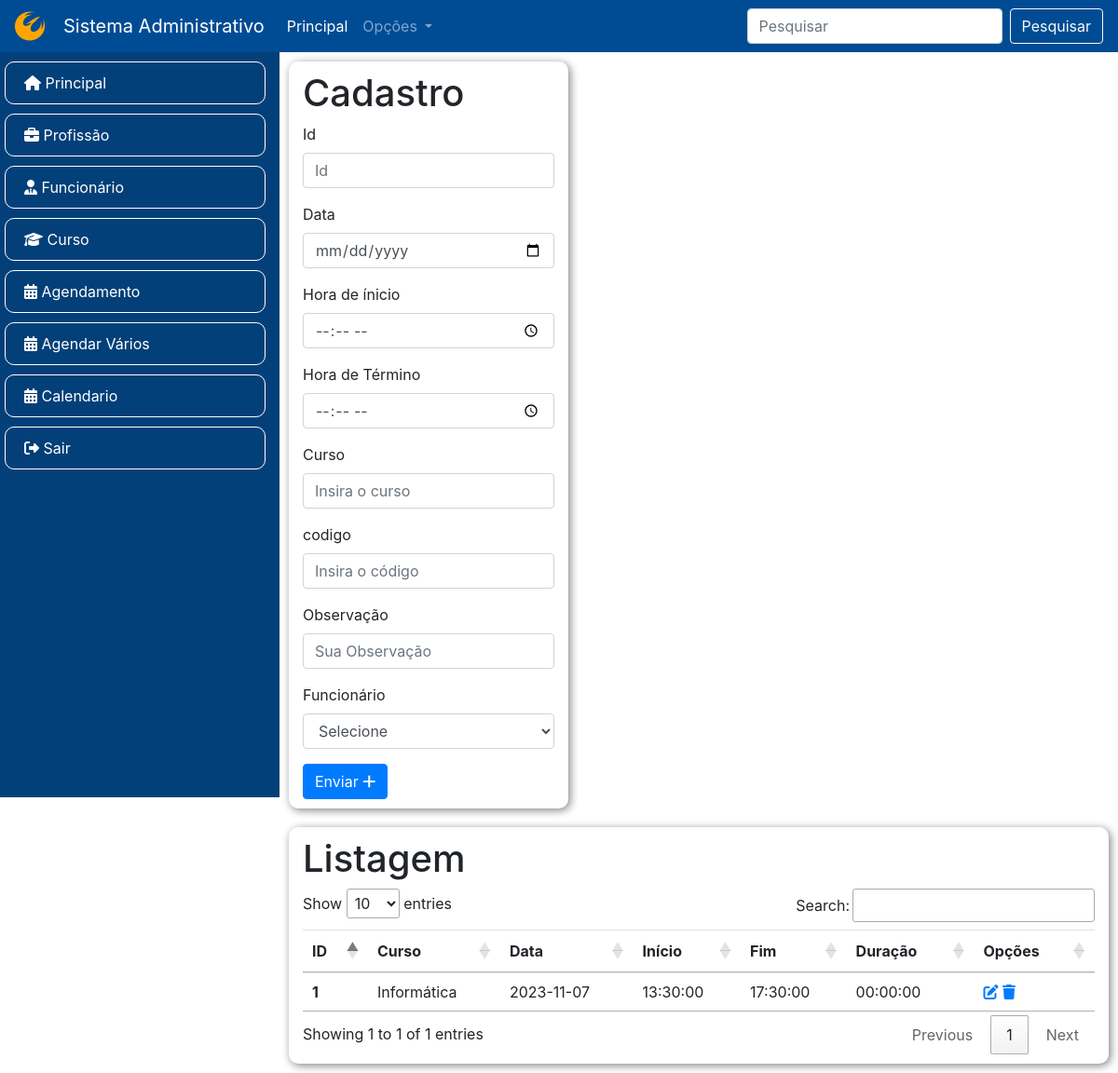
The app's page /sistemaAdministrativo/agenda.php (signed in) with its own data.
### tables this page shows
CREATE TABLE agenda (
    id INT PRIMARY KEY NOT NULL AUTO_INCREMENT,
    data DATE,
    hora_inicio TIME,
    hora_fim TIME,
    horas TIME,
    curso VARCHAR(255),
    codigo VARCHAR(45),
    obs TEXT,
    funcionario INT
);

### sistemaAdministrativo/agenda.php (the view, shortened to what this page needs)
<?php
    include 'conexao.php';
    $destino = "./agenda/inserir.php";
?>
<!DOCTYPE html>
<html lang="pt-br">
<head>
    <link rel="stylesheet" href="recursos/estilo.css">
    <link rel="stylesheet" href="https://cdnjs.cloudflare.com/ajax/libs/animate.css/4.1.1/animate.min.css" />
    <link rel="stylesheet" href="https://cdnjs.cloudflare.com/ajax/libs/font-awesome/6.4.2/css/all.min.css" />
    <link rel="stylesheet" href="https://stackpath.bootstrapcdn.com/bootstrap/4.1.3/css/bootstrap.min.css">
    <link rel="stylesheet" href="https://cdn.datatables.net/1.13.6/css/jquery.dataTables.css" />
</head>
<body>
    <?php include('nav.php'); ?>
    <div class="container-fluid">
        <div class="row">
            <div class="col-md-3 menu animate__animated animate__fadeInLeft">
                <?php include 'menu.php'; ?>
            </div>
            <div class="col-md-9">
                <div class="row">
                    <div class="col-md-4 cartao">
                        <h1> Cadastro </h1>
                        <form action="<?=$destino; ?>" method="POST">
                            <div class="form-group">
                                <label> Id </label>
                                <input name="id" type="text" value="<?php echo isset($agendas) ? $agendas['id'] : "" ?>" class="form-control" placeholder="Id">
                            </div>
                            <div class="form-group">
                                <label> Data </label>
                                <input name="data" type="date" value="<?php echo isset($agendas) ? $agendas['data']:"" ?>" class="form-control" placeholder="Data do evento" required>
                            </div>
                            <div class="row">
                                <div class="col">
                                    <div class="form-group">
                                        <label> Hora de ínicio </label>
                                        <input name="hora_inicio" type="time" value="<?php echo isset($agendas) ? $agendas['hora_inicio']:"" ?>" class="form-control" placeholder="Data do evento" required>
                                    </div>
                                </div>
                                <div class="col">
                                    <div class="form-group">
                                        <label> Hora de Término </label>
                                        <input name="hora_fim" type="time" value="<?php echo isset($agendas) ? $agendas['hora_fim']:"" ?>" class="form-control" placeholder="Data do evento" required>
                                    </div>
                                </div>
                            </div>
                            <div class="form-group">
                                <label> Curso </label>
                                <input name="curso" type="text" value="<?php echo isset($agendas) ? $agendas['curso']:"" ?>"
                                 class="form-control" placeholder="Insira o curso" required>
                            </div>
                            <div class="form-group">
                                <label> codigo </label>
                                <input name="codigo" type="text" value="<?php echo isset($agendas) ? $agendas['codigo']:"" ?>"
                                 class="form-control" placeholder="Insira o código">
                            </div>
                            <div class="form-group">
                                <label> Observação </label>
                                <input name="obs" type="text" value="<?php echo isset($agendas) ? $agendas['obs']:"" ?>" class="form-control" placeholder="Sua Observação">
                            </div>
                            <div class="form-group">
                                <label> Funcionário </label>
                                <select class="form-control" name="funcionario">
                                    <option value=""> Selecione </option>
                                </select>
                            </div>
                            <button type="submit" class="btn btn-primary">Enviar <i class="fa-solid fa-plus"></i> </button>
                        </form>
                    </div>
                    <div class="col-md cartao">
                        <h1> Listagem </h1>
                        <table class="table" id="tabela">
                            <thead>
                                <tr>
                                    <th scope="col">ID</th>
                                    <th scope="col">Curso</th>
                                    <th scope="col">Data</th>
                                    <th scope="col">Início</th>
                                    <th scope="col">Fim</th>
                                    <th scope="col">Duração</th>
                                    <th scope="col">Opções</th>
                                </tr>
                            </thead>
                            <tbody>
                                <?php
                                    $sql = "SELECT * FROM agenda";
                                    $resultado = mysqli_query($conexao, $sql);
                                    while ($coluna = mysqli_fetch_assoc($resultado)) {
                                ?>
                                <tr>
                                    <th scope="row"> <?php echo $coluna['id']; ?> </th>
                                    <td> <?php echo $coluna['curso']; ?> </td>
                                    <td> <?php echo $coluna['data']; ?> </td>
                                    <td> <?php echo $coluna['hora_inicio']; ?> </td>
                                    <td> <?php echo $coluna['hora_fim']; ?> </td>
                                    <td> <?php echo $coluna['horas']; ?> </td>
                                    <td>
                                        <a href="agenda.php?alteracao=<?= $coluna['id'] ?>"> <i class="fa-solid fa-pen-to-square"></i> </a>
                                        <a href="<?php echo "./agenda/excluir.php?id=".$coluna['id'];  ?>" > <i class="fa-solid fa-trash"></i> </a>
                                    </td>
                                </tr>
                                <?php } ?>
                            </tbody>
                        </table>
                    </div>
                </div>
            </div>
        </div>
    </div>
    <link rel="stylesheet" href="https://cdn.datatables.net/1.13.6/css/jquery.dataTables.css" />
</body>
</html>

### sistemaAdministrativo/recursos/estilo.css (style rules this page uses)
.menu { background-color: #034079; min-width: 250px; color: white; height: 100vh; list-style: none; }
.cartao { box-shadow: 2px 2px 10px gray; margin: 10px; border-radius: 10px; padding: 10px; }

### records on screen
agenda: id "1", curso "Informática", data "2023-11-07", hora_inicio "13:30:00", hora_fim "17:30:00", horas "00:00:00"
